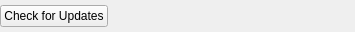
<?xml version="1.0" encoding="UTF-8"?>
<ui version="4.0">
 <class>UpdateButton</class>
 <widget class="QWidget" name="UpdateButton">
  <property name="geometry">
   <rect>
    <x>0</x>
    <y>0</y>
    <width>355</width>
    <height>32</height>
   </rect>
  </property>
  <property name="sizePolicy">
   <sizepolicy hsizetype="Preferred" vsizetype="Fixed">
    <horstretch>0</horstretch>
    <verstretch>0</verstretch>
   </sizepolicy>
  </property>
  <layout class="QHBoxLayout" name="horizontalLayout">
   <property name="leftMargin">
    <number>0</number>
   </property>
   <property name="topMargin">
    <number>0</number>
   </property>
   <property name="rightMargin">
    <number>0</number>
   </property>
   <property name="bottomMargin">
    <number>0</number>
   </property>
   <item>
    <widget class="QPushButton" name="checkButton">
     <property name="text">
      <string>Check for Updates</string>
     </property>
    </widget>
   </item>
   <item>
    <widget class="QLabel" name="loaderLabel"/>
   </item>
   <item>
    <widget class="QLabel" name="statusLabel">
     <property name="font">
      <font>
       <italic>true</italic>
      </font>
     </property>
     <property name="textFormat">
      <enum>Qt::PlainText</enum>
     </property>
    </widget>
   </item>
   <item>
    <spacer name="horizontalSpacer">
     <property name="orientation">
      <enum>Qt::Horizontal</enum>
     </property>
     <property name="sizeHint" stdset="0">
      <size>
       <width>0</width>
       <height>20</height>
      </size>
     </property>
    </spacer>
   </item>
  </layout>
 </widget>
 <resources/>
 <connections/>
</ui>
